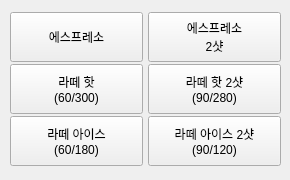
        <widget class="QWidget" name="tab_6">
         <attribute name="title">
          <string>Right</string>
         </attribute>
         <widget class="QWidget" name="layoutWidget_21">
          <property name="geometry">
           <rect>
            <x>10</x>
            <y>10</y>
            <width>271</width>
            <height>161</height>
           </rect>
          </property>
          <layout class="QGridLayout" name="gridLayout_12">
           <property name="horizontalSpacing">
            <number>5</number>
           </property>
           <property name="verticalSpacing">
            <number>0</number>
           </property>
           <item row="2" column="0">
            <widget class="QPushButton" name="BTN_COF_PLI2_3">
             <property name="minimumSize">
              <size>
               <width>50</width>
               <height>50</height>
              </size>
             </property>
             <property name="text">
              <string>라떼 아이스
(60/180)</string>
             </property>
            </widget>
           </item>
           <item row="1" column="0">
            <widget class="QPushButton" name="BTN_COF_PLH1_2">
             <property name="minimumSize">
              <size>
               <width>50</width>
               <height>50</height>
              </size>
             </property>
             <property name="text">
              <string>라떼 핫
(60/300)</string>
             </property>
            </widget>
           </item>
           <item row="0" column="0">
            <widget class="QPushButton" name="BTN_COF_PE1_2">
             <property name="minimumSize">
              <size>
               <width>50</width>
               <height>50</height>
              </size>
             </property>
             <property name="text">
              <string>에스프레소</string>
             </property>
            </widget>
           </item>
           <item row="0" column="1">
            <widget class="QPushButton" name="BTN_COF_PE2_2">
             <property name="minimumSize">
              <size>
               <width>50</width>
               <height>50</height>
              </size>
             </property>
             <property name="text">
              <string>에스프레소
2샷</string>
             </property>
            </widget>
           </item>
           <item row="2" column="1">
            <widget class="QPushButton" name="BTN_COF_PLI2_4">
             <property name="minimumSize">
              <size>
               <width>50</width>
               <height>50</height>
              </size>
             </property>
             <property name="text">
              <string>라떼 아이스 2샷
(90/120)</string>
             </property>
            </widget>
           </item>
           <item row="1" column="1">
            <widget class="QPushButton" name="BTN_COF_PLH2_2">
             <property name="minimumSize">
              <size>
               <width>50</width>
               <height>50</height>
              </size>
             </property>
             <property name="text">
              <string>라떼 핫 2샷
(90/280)</string>
             </property>
            </widget>
           </item>
          </layout>
         </widget>
        </widget>
